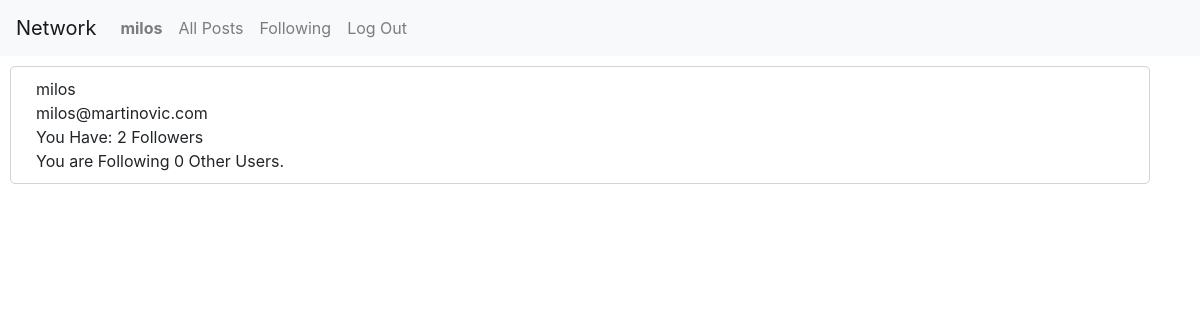
The page /profile (signed in) on the database its author committed.
### network/models.py (models this page shows)
class User(AbstractUser):
    pass

### network/views.py (the view)
# urls.py: path("profile", views.profile, name="profile"),
def profile(request):
    posts = Post.objects.filter(creator=request.user)
    try:
        followers = Follower.objects.filter(user=request.user)
    except:
        followers = []
    try:
        following = Follower.objects.filter(followers=request.user)
    except:
        following = []
    return render(request, "network/profile.html",{"followers":followers,"following":following,"posts":posts})

### network/templates/network/profile.html (shortened to what this page needs)
{% extends "network/layout.html" %}
{% block body %}
<div class="container" id="post">
    <div class="row" >
        {{request.user.username}}
    </div>
    <div class="row" >
        {{request.user.email}}
    </div>
    <div class="row" >
        You Have: {{followers|length}} Followers
    </div>
    <div class="row" >
        You are Following {{following|length}} Other Users.
    </div>
</div>
{% endblock %}

### network/templates/network/layout.html (shortened to what this page needs)
{% load static %}
<!DOCTYPE html>
<html lang="en">
    <head>
        <link rel="stylesheet" href="https://stackpath.bootstrapcdn.com/bootstrap/4.4.1/css/bootstrap.min.css">
        <link href="{% static 'network/styles.css' %}" rel="stylesheet">
    </head>
    <body>
        <nav class="navbar navbar-expand-lg navbar-light bg-light">
            <a class="navbar-brand" href="#">Network</a>
            <div>
              <ul class="navbar-nav mr-auto">
                {% if user.is_authenticated %}
                    <li class="nav-item">
                        <a class="nav-link" href="{% url 'profile' %}"><strong>{{ user.username }}</strong></a>
                    </li>
                {% endif %}
                <li class="nav-item">
                  <a class="nav-link" href="{% url 'index' %}">All Posts</a>
                </li>
                {% if user.is_authenticated %}
                    <li class="nav-item">
                        <a class="nav-link" href="{% url 'following' %}">Following</a>
                    </li>
                    <li class="nav-item">
                        <a class="nav-link" href="{% url 'logout' %}">Log Out</a>
                    </li>
                {% endif %}
              </ul>
            </div>
          </nav>
        <div class="body">
            {% block body %}
            {% endblock %}
        </div>
    </body>
</html>

### network/static/network/styles.css (style rules this page uses)
#post { border-style: solid !important; border-color: #d3d3d3 !important; background-color: white !important; border-width: thin !important; border-radius:5px !important; padding:10px; margin:10px; padding-left: 40px; }

### rows shown on the page
User: username "milos", user.username "milos", user.email "milos@martinovic.com"

### other values the page prints
{{ followers|length }} "2"
{{ following|length }} "0"
